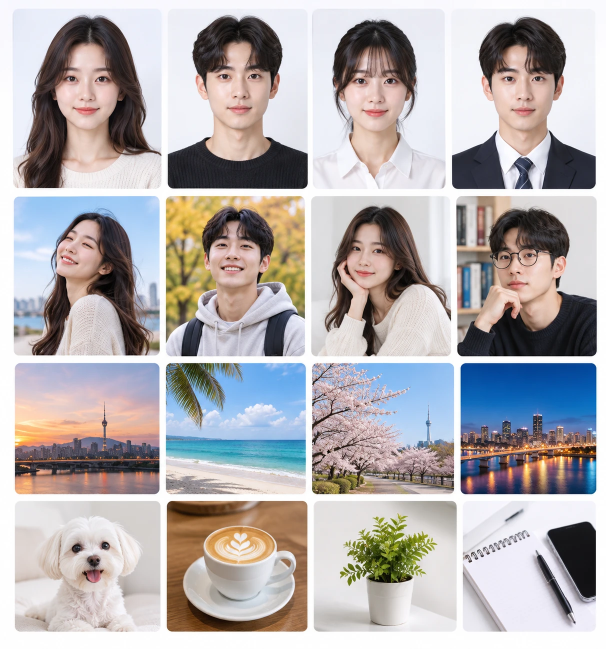
#> input picture assets/design/sample-photos-sheet.webp, 1212 x 1297 px (shown at 1/2 size)
$ python split-sample-photos.py
#> lines starting #> are read from the running program, lines starting #| are printed output that depends on the picture; after the words box and inside, x2 and y2 are one past the last pixel; in counts of white or black regions, pixels touching at a corner belong together
# 디자인 시트(assets/design/sample-photos-sheet.webp, 4x4 격자)를 타일별 예시 사진으로 분할한다.
# 흰색 여백(밝기 244 이상 비율 90% 이상)을 행/열 단위로 찾아 타일 경계를 계산하고,
# 둥근 모서리·안티앨리어싱 여백이 남지 않도록 사방 6px 안쪽을 잘라 JPEG(품질 90)로 저장한다.
# 실행: python scripts/split-sample-photos.py
import json
import sys
from pathlib import Path

import numpy as np
from PIL import Image

ROOT = Path(__file__).resolve().parent.parent
SRC = ROOT / "assets" / "design" / "sample-photos-sheet.webp"
OUT = ROOT / "app" / "public" / "samples"
INSET = 6

# 시트 순서(왼→오, 위→아래)에 맞춘 파일 이름. 증명사진 4장은 앱 화면 예시에도 쓴다.
NAMES = [
    "id-woman-sweater", "id-man-black", "id-woman-shirt", "id-man-suit",
    "portrait-woman-river", "portrait-man-park", "portrait-woman-room", "portrait-man-books",
    "scene-sunset-tower", "scene-beach", "scene-cherry-blossom", "scene-night-city",
    "object-dog", "object-latte", "object-plant", "object-notebook",
]


def runs(values, threshold, min_len=3):
    out, start = [], None
    for i, v in enumerate(values):
        if v >= threshold and start is None:
            start = i
        if v < threshold and start is not None:
            if i - start >= min_len:
                out.append((start, i - 1))
            start = None
    if start is not None:
        out.append((start, len(values) - 1))
    return out


def main() -> int:
    img = Image.open(SRC).convert("RGB")
#> img is the input picture: PIL image 1212x1297 RGB; mean R, G, B 179, 174.2, 175.2
    gray = np.asarray(img.convert("L")).astype(int)
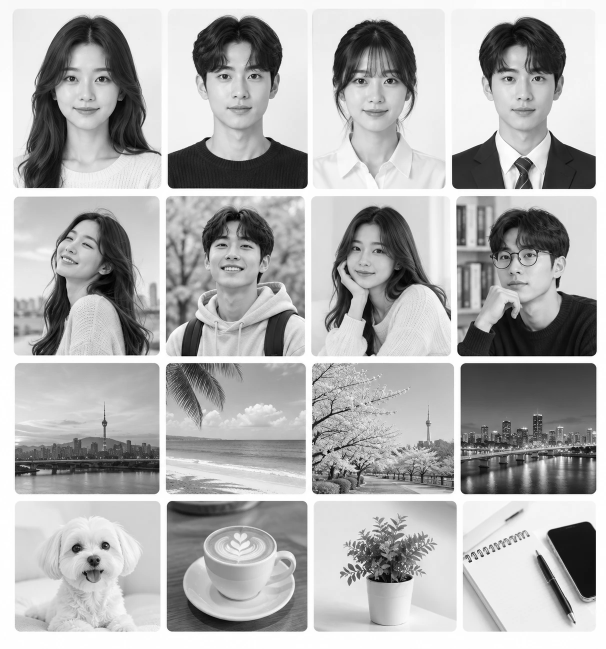
#> gray: shape (1297, 1212) int64 (shown at 1/2 size); min 0, max 255, mean 175.7
    bg = gray >= 244
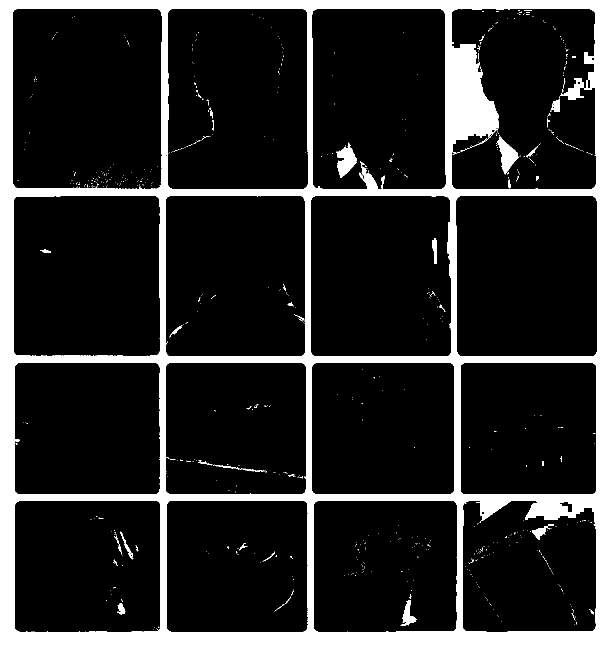
#> bg: shape (1297, 1212) bool (shown at 1/2 size); 15.4% white; 726 white regions (684 under 20 px), largest, box (x1, y1, x2, y2) and area: (0, 0, 1212, 1297) 233600, (672, 285, 714, 356) 1551, (994, 270, 1039, 349) 1530
    row_gutters = runs(bg.mean(axis=1), 0.97)
#> the loop in runs, `for i, v in enumerate(values):` made 1297 passes
#> v on passes 1 to 12: 1, 1, 1, 1, 1, 1, 1, 1, 1, 1, 1, 1
#> after the loop in runs, `for i, v in enumerate(values):`: out = [(0, 16), (379, 391), (713, 724), (989, 1000)]; start = 1264
#> row_gutters = [(0, 16), (379, 391), (713, 724), (989, 1000), (1264, 1296)]
    bands = [(a[1] + 1, b[0] - 1) for a, b in zip(row_gutters, row_gutters[1:])]
#> bands = [(17, 378), (392, 712), (725, 988), (1001, 1263)]
    bands = [b for b in bands if b[1] - b[0] > 100]
    tiles = []
    for y0, y1 in bands:
        col_gutters = runs(bg[y0 + 20 : y1 - 20].mean(axis=0), 0.9)
        for a, b in zip(col_gutters, col_gutters[1:]):
            x0, x1 = a[1] + 1, b[0] - 1
            if x1 - x0 > 100:
                tiles.append((x0, y0, x1, y1))
#> this loop made 4 passes
#> (y0, y1, col_gutters) on passes 1 to 4: (17, 378, [(0, 24), (324, 332), (616, 623), (891, 902), (1192, 1211)]), (392, 712, [(0, 26), (320, 330), (610, 621), (902, 911), (1196, 1211)]), (725, 988, [(0, 28), (320, 330), (612, 623), (909, 920), (1193, 1211)]), (1001, 1263, [(0, 28), (321, 332), (615, 626), (914, 924), (1192, 1211)])
#> after the loop, tiles = 16 items, first 6: (25, 17, 323, 378), (333, 17, 615, 378), (624, 17, 890, 378), (903, 17, 1191, 378), (27, 392, 319, 712), (331, 392, 609, 712)
    if len(tiles) != len(NAMES):
        print(f"타일 {len(tiles)}개를 찾았어요(기대 {len(NAMES)}개). 시트가 바뀌었는지 확인하세요.", file=sys.stderr)
        return 1
    OUT.mkdir(parents=True, exist_ok=True)
    manifest = []
    for name, (x0, y0, x1, y1) in zip(NAMES, tiles):
        crop = img.crop((x0 + INSET, y0 + INSET, x1 - INSET + 1, y1 - INSET + 1))
        path = OUT / f"{name}.jpg"
        crop.save(path, "JPEG", quality=90, optimize=True)
        manifest.append({"id": name, "file": f"samples/{name}.jpg", "width": crop.width, "height": crop.height})
        print(f"{path.relative_to(ROOT)}  {crop.width}x{crop.height}")
#> this loop made 16 passes
#> (name, x0, y0, x1, y1) on passes 1 to 12: ('id-woman-sweater', 25, 17, 323, 378), ('id-man-black', 333, 17, 615, 378), ('id-woman-shirt', 624, 17, 890, 378), ('id-man-suit', 903, 17, 1191, 378), ('portrait-woman-river', 27, 392, 319, 712), ('portrait-man-park', 331, 392, 609, 712), ('portrait-woman-room', 622, 392, 901, 712), ('portrait-man-books', 912, 392, 1195, 712), ('scene-sunset-tower', 29, 725, 319, 988), ('scene-beach', 331, 725, 611, 988), ('scene-cherry-blossom', 624, 725, 908, 988), ('scene-night-city', 921, 725, 1192, 988)
#| app/public/samples/id-woman-sweater.jpg  287x350
#| app/public/samples/id-man-black.jpg  271x350
#| app/public/samples/id-woman-shirt.jpg  255x350
#| app/public/samples/id-man-suit.jpg  277x350
#| app/public/samples/portrait-woman-river.jpg  281x309
#| app/public/samples/portrait-man-park.jpg  267x309
#| app/public/samples/portrait-woman-room.jpg  268x309
#| app/public/samples/portrait-man-books.jpg  272x309
#> (further printed lines are left out)
#> pass 1, in main, `crop = img.crop((x0 + INSET, y0 + INSET, x1 - INSET + 1, y1 - INSET + ..`:
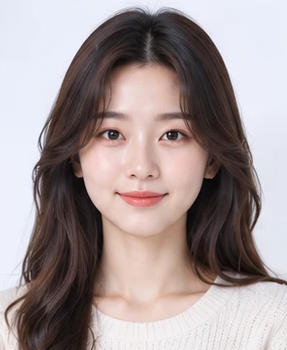
#> crop: PIL image 287x350 RGB; mean R, G, B 162.6, 150.2, 150.3
#> pass 2, in main, `crop = img.crop((x0 + INSET, y0 + INSET, x1 - INSET + 1, y1 - INSET + ..`:
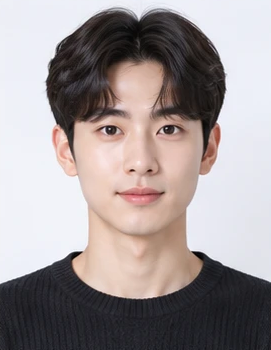
#> crop: PIL image 271x350 RGB; mean R, G, B 159.9, 150.9, 151.4
#> pass 3, in main, `crop = img.crop((x0 + INSET, y0 + INSET, x1 - INSET + 1, y1 - INSET + ..`:
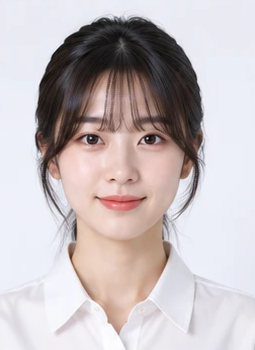
#> crop: PIL image 255x350 RGB; mean R, G, B 196.6, 188, 189.7
#> after the loop:
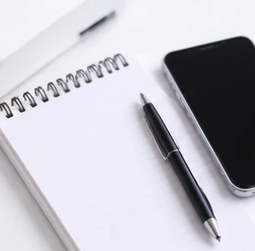
#> crop: PIL image 255x251 RGB; mean R, G, B 191.5, 189.7, 198.2
#> after the loop, manifest = 16 items
    (OUT / "manifest.json").write_text(json.dumps(manifest, ensure_ascii=False, indent=2) + "\n", encoding="utf-8")
    return 0


if __name__ == "__main__":
    sys.exit(main())
#> (the program exits here)
